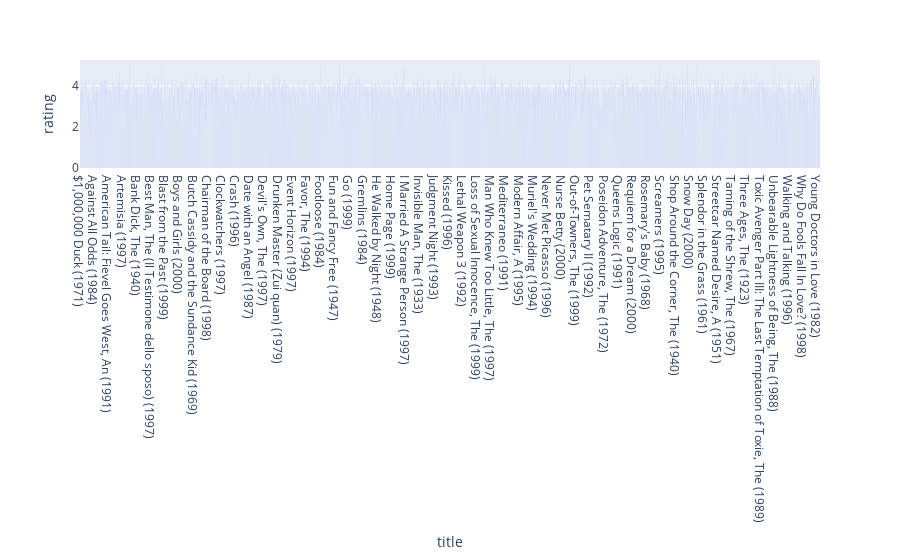

Write notebook code for a chart like this one.
### Code cell
rating_mean=data.pivot_table('rating',index='title',aggfunc='mean')
# histogram of the average rating for each movie.
import plotly.express as px
rating_mean= rating_mean.reset_index()
fig = px.bar(rating_mean, x = 'title', y="rating")
fig.show()

### Figure 1 — Plotly figure (JSON) as saved in the notebook; plotly's stock layout.template omitted (floating-point values rounded to 4 significant figures; data arrays with more than 128 entries replaced by an {"elided": "..."} marker saying what was removed)
{"data": [{"alignmentgroup": "True", "hovertemplate": "title=%{x}<br>rating=%{y}<extra></extra>", "legendgroup": "", "marker": {"color": "#636efa", "pattern": {"shape": ""}}, "name": "", "offsetgroup": "", "orientation": "v", "showlegend": false, "textposition": "auto", "type": "bar", "x": {"elided": "3706 str values"}, "xaxis": "x", "y": {"elided": "3706 float values"}, "yaxis": "y"}], "layout": {"barmode": "relative", "legend": {"tracegroupgap": 0}, "margin": {"t": 60}, "xaxis": {"anchor": "y", "domain": [0, 1], "title": {"text": "title"}}, "yaxis": {"anchor": "x", "domain": [0, 1], "title": {"text": "rating"}}}}
